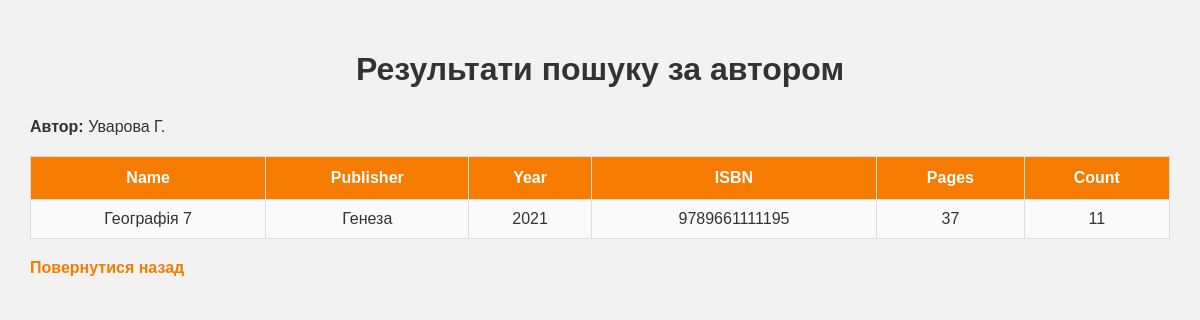
Screenshot of /author.php?author_id=1 with the database file from the repository.
### tables this page shows
CREATE TABLE `author` (
  `Id` int NOT NULL,
  `NAME` varchar(60) DEFAULT NULL
);

CREATE TABLE `literature` (
  `Id` int NOT NULL,
  `NAME` varchar(60) NOT NULL,
  `DAT` datetime DEFAULT NULL,
  `YEAR` int DEFAULT NULL,
  `PUBLISHER` varchar(60) DEFAULT NULL,
  `QUANTITY` int DEFAULT NULL,
  `ISBN` bigint UNSIGNED DEFAULT NULL,
  `NUMBER` int DEFAULT NULL,
  `LITERATE` varchar(60) DEFAULT NULL,
  `FID_RES` int DEFAULT NULL
);

### author.php (the view, shortened to what this page needs)
<?php
require_once 'db.php';
$authorId = $_GET['author_id'] ?? 0;
$sql = "SELECT a.NAME AS AUTHOR_NAME,
               l.NAME,
               l.PUBLISHER,
               l.YEAR,
               l.ISBN,
               l.NUMBER,
               l.QUANTITY
        FROM author a
        INNER JOIN book_authrs ba ON a.Id = ba.FID_AUTH
        INNER JOIN literature l ON l.Id = ba.FID_BOOK
        WHERE a.Id = :author_id
          AND l.LITERATE = 'Book'
        ORDER BY l.NAME";
$stmt = $pdo->prepare($sql);
$stmt->bindValue(':author_id', $authorId, PDO::PARAM_INT);
$stmt->execute();
$rows = $stmt->fetchAll();
$authorName = $rows ? $rows[0]['AUTHOR_NAME'] : 'Невідомий автор';
?>
<!DOCTYPE html>
<html lang="uk">
<head>
    <link rel="stylesheet" href="style.css">
</head>
<body>
    <h1>Результати пошуку за автором</h1>
    <p><b>Автор:</b> <?= htmlspecialchars($authorName) ?></p>
    <?php if ($rows): ?>
        <table>
            <tr>
                <th>Name</th>
                <th>Publisher</th>
                <th>Year</th>
                <th>ISBN</th>
                <th>Pages</th>
                <th>Count</th>
            </tr>
            <?php foreach ($rows as $row): ?>
                <tr>
                    <td><?= htmlspecialchars($row['NAME']) ?></td>
                    <td><?= htmlspecialchars($row['PUBLISHER']) ?></td>
                    <td><?= htmlspecialchars($row['YEAR']) ?></td>
                    <td><?= htmlspecialchars($row['ISBN']) ?></td>
                    <td><?= htmlspecialchars($row['NUMBER']) ?></td>
                    <td><?= htmlspecialchars($row['QUANTITY']) ?></td>
                </tr>
            <?php endforeach; ?>
        </table>
    <?php else: ?>
        <p>Нічого не знайдено.</p>
    <?php endif; ?>
    <p><a href="index.php">Повернутися назад</a></p>
</body>
</html>

### style.css (style rules this page uses)
body { font-family: Arial, sans-serif; background: #f2f2f2; margin: 0; padding: 30px; color: #333; }
h1 { text-align: center; color: #333; margin-bottom: 30px; }
p { margin: 10px 0 20px; }
table { width: 100%; max-width: 1200px; margin: 20px auto; border-collapse: collapse; background: #ffffff; border: 1px solid #d9d9d9; }
th { background: #f57c00; color: white; padding: 12px 10px; text-align: center; border: 1px solid #dddddd; }
td { padding: 10px; text-align: center; border: 1px solid #dddddd; }
tr:nth-child(even) { background: #fafafa; }
a { color: #f57c00; text-decoration: none; font-weight: bold; }

### rows the page displays
author: NAME "Уварова Г.", literature.NAME "Географія 7", literature.PUBLISHER "Генеза", literature.YEAR "2021", literature.ISBN "9789661111195", literature.NUMBER "37", literature.QUANTITY "11"
